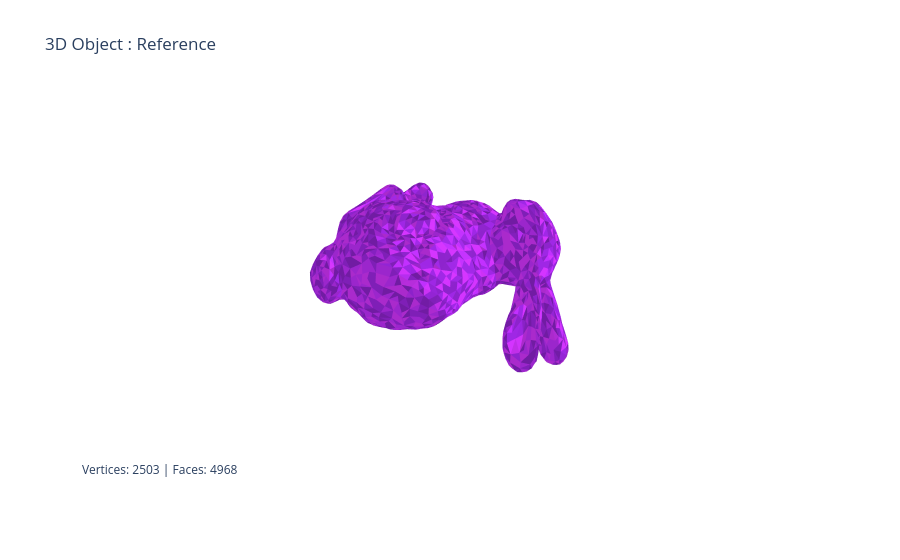
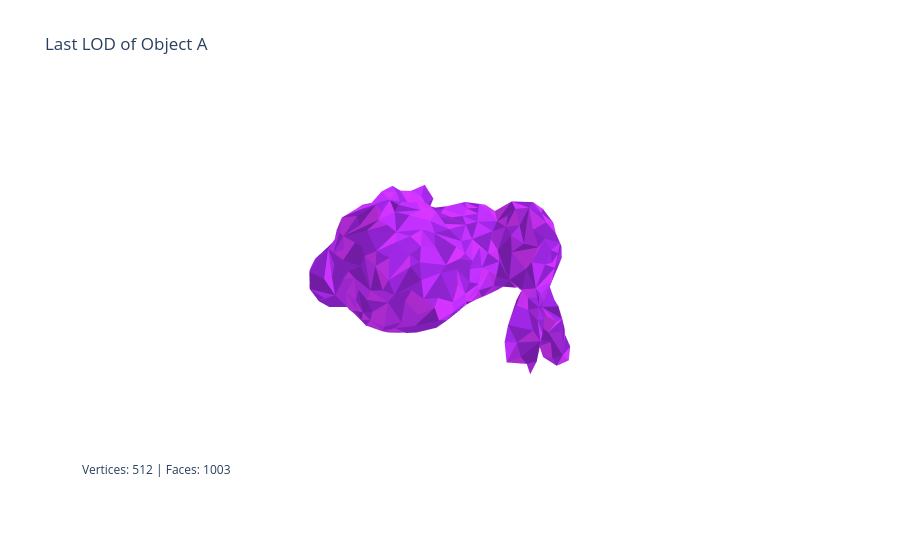
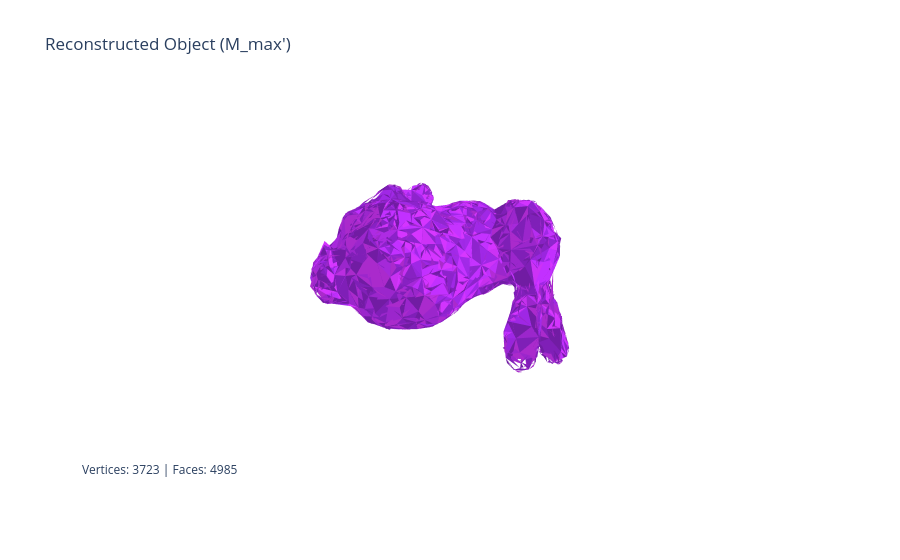

Notebook source saved alongside these figures, in order:
### Markdown cell above
## Loading model

### Code cell
# notebook.ipynb
from MeshObjects import *

obj_path = "./models/bunny.obj"

with open(obj_path, 'r') as f:
    objref = Object3D(f, "Reference")
    objref.Show()

objA = AObject3D(objref, "Object A") # M_max

objA.compress(0.1, 15)
objA.show_last_lod () # M0

M_max_prime = objA.decompress() # M_max'
M_max_prime.Show("Reconstructed Object (M_max')")

### Figure 1 — Plotly figure (JSON) as saved in the notebook; plotly's stock layout.template omitted (floating-point values rounded to 4 significant figures; data arrays with more than 128 entries replaced by an {"elided": "..."} marker saying what was removed)
{"data": [{"facecolor": {"elided": "4968 str values"}, "flatshading": true, "i": {"elided": "4968 int values"}, "j": {"elided": "4968 int values"}, "k": {"elided": "4968 int values"}, "opacity": 1, "type": "mesh3d", "x": {"elided": "2503 float values"}, "y": {"elided": "2503 float values"}, "z": {"elided": "2503 float values"}}], "layout": {"annotations": [{"showarrow": false, "text": "Vertices: 2503 | Faces: 4968", "x": 0, "xref": "paper", "y": 0, "yref": "paper"}], "scene": {"xaxis": {"visible": false}, "yaxis": {"visible": false}, "zaxis": {"visible": false}}, "title": {"text": "3D Object : Reference"}}}

### Figure 2 — Plotly figure (JSON) as saved in the notebook; plotly's stock layout.template omitted (floating-point values rounded to 4 significant figures; data arrays with more than 128 entries replaced by an {"elided": "..."} marker saying what was removed)
{"data": [{"facecolor": {"elided": "1003 str values"}, "flatshading": true, "i": {"elided": "1003 int values"}, "j": {"elided": "1003 int values"}, "k": {"elided": "1003 int values"}, "opacity": 1, "type": "mesh3d", "x": {"elided": "512 float values"}, "y": {"elided": "512 float values"}, "z": {"elided": "512 float values"}}], "layout": {"annotations": [{"showarrow": false, "text": "Vertices: 512 | Faces: 1003", "x": 0, "xref": "paper", "y": 0, "yref": "paper"}], "scene": {"xaxis": {"visible": false}, "yaxis": {"visible": false}, "zaxis": {"visible": false}}, "title": {"text": "Last LOD of Object A"}}}

### Figure 3 — Plotly figure (JSON) as saved in the notebook; plotly's stock layout.template omitted (floating-point values rounded to 4 significant figures; data arrays with more than 128 entries replaced by an {"elided": "..."} marker saying what was removed)
{"data": [{"facecolor": {"elided": "4985 str values"}, "flatshading": true, "i": {"elided": "4985 int values"}, "j": {"elided": "4985 int values"}, "k": {"elided": "4985 int values"}, "opacity": 1, "type": "mesh3d", "x": {"elided": "3723 float values"}, "y": {"elided": "3723 float values"}, "z": {"elided": "3723 float values"}}], "layout": {"annotations": [{"showarrow": false, "text": "Vertices: 3723 | Faces: 4985", "x": 0, "xref": "paper", "y": 0, "yref": "paper"}], "scene": {"xaxis": {"visible": false}, "yaxis": {"visible": false}, "zaxis": {"visible": false}}, "title": {"text": "Reconstructed Object (M_max')"}}}
